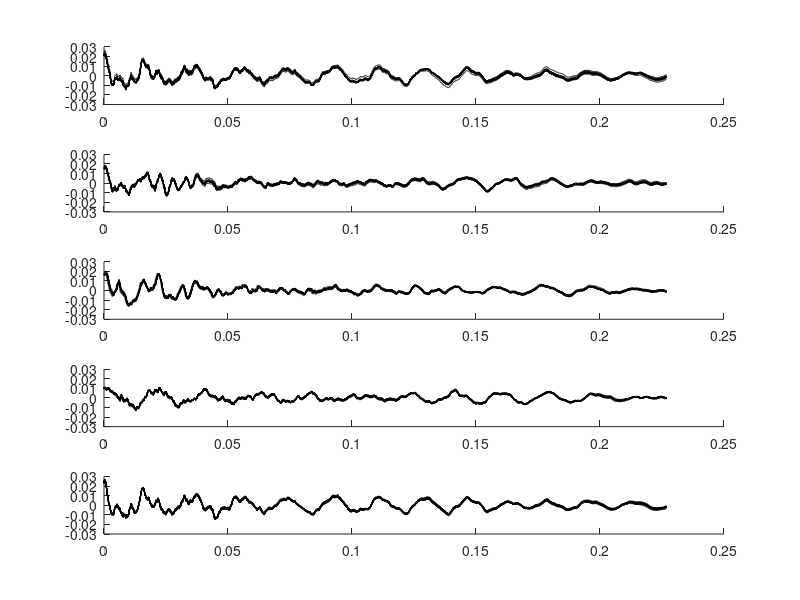
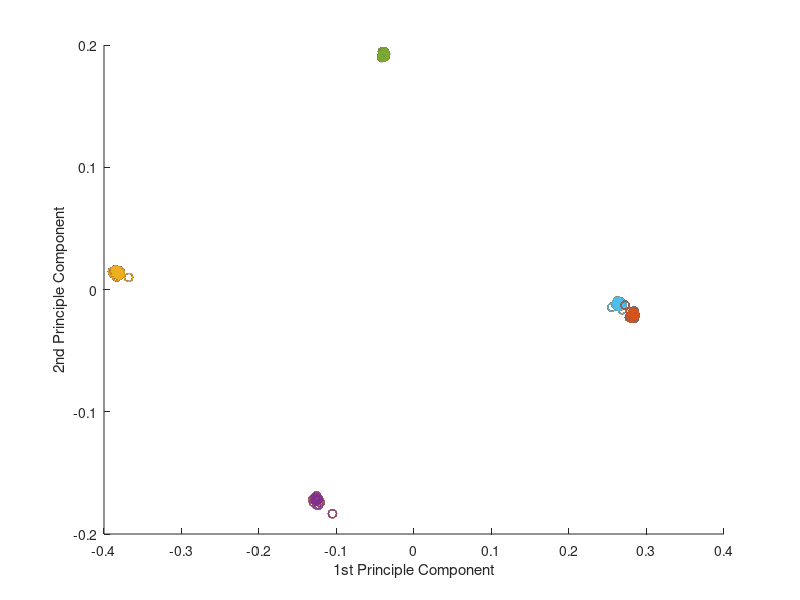

These charts were generated, in order, by the following MATLAB code:
clear all;

%% Processing script for the "ideal measurement" recordings

% Remember to lower the quality of the recorded signal BEFORE cutting to 
% the relevant part, thresholding is one of the things most affected by 
% worse quality!

%% Initialization

% settings
cutlength = 10000; % number of samples to cut out
threshFactor = 20; % factor to multiply the mean absolute noise level with (Tresholding possibility 1)

% load data (sets 4 and 5 contain some "bad to handle" erroneous signals, 1,2,3 and 6 not)
Pos1 = load('DeskPosition1.mat');
Pos1D = load('DeskPosition1Disturbance.mat');
Pos2 = load('DeskPosition2.mat');
Pos3 = load('DeskPosition3.mat');
Pos6 = load('DeskPosition6.mat');

% create sound matrix
for k = 1:20
    uncutSound(k,:) = Pos1.recordings(k).sound;
    uncutSound(20+k,:) = Pos2.recordings(k).sound;
    uncutSound(40+k,:) = Pos3.recordings(k).sound;
    uncutSound(60+k,:) = Pos6.recordings(k).sound;
    uncutSound(80+k,:) = Pos1D.recordings(k).sound;% + 0.006*randn(88200,1);
end

% debugging: plot uncut signals
% figure(5)
% hold all;
% for k = 61:80
%     plot([1:88200]./44100, uncutSound(k,:));
% end
% legend(num2str((1:20)'));
    
%% Preprocessing

for r = 1:100
   disp(num2str(r));
   recording = uncutSound(r, :);
    
    
   % --- Thresholding possibility 1: mean absolute noise level ----
   
    % for(k = 1:length(recording)) % cut silence out
    %    if recording(k) > 1e-10
    %        break
    %    end
    % end
    
   % determine mean base noise level assuming minimum 100msec delay between
   % recording and playback
   
   % MBNL = 1/4410*sum(abs(recording(k:k+4410)));
   %    thresh = threshFactor*MBNL; % cut threshold
   
   % --- Thresholding possibility 2: max peak ---
   
   % Threshold the signal right before the highest peak (works better than
   %                                                        method 1)
   mx = max(recording);
   thresh = 0.9*mx; % cut threshold
   
   % Cut signal
   
   for k = 1:length(recording)
       if recording(k) > thresh
           if(k+cutlength > length(recording))
              disp('Could not threshold signal');
              break;
           end
           recording = recording(k:k+cutlength-1);
           cutsounds(r,:) = recording;
           break
       end
   end
 
end

%% PLOTS

% Uncomment for reflection changing disturbance simulation
%cutsounds(82,2000:3000) = cutsounds(82,2000:3000) + 1*cutsounds(82,3000:4000);
%cutsounds(82,150:650) = cutsounds(82,150:650) + 1*cutsounds(82,1000:1500);



% PCA
color = {'rx', 'g+', 'bd', 'k*', 'm.'};
[COEFF, SCORE, LATENT] = pca(cutsounds);
   
figure(20);
hold all;
for k = 1:5
   for r = 1:20
      scatter(SCORE((k-1)*20+1:k*20,1), SCORE((k-1)*20+1:k*20,2), color{k});
   end
end
xlabel('1st Principle Component');
ylabel('2nd Principle Component');
%legend('Position 1', 'Position 2', 'Position 3', 'Position 4');

% TIME SERIES

figure(10)
xlabel('Time (Seconds)');
ylabel('Amplitude');
hold all;
color = {'k', 'k', 'k', 'k', 'k'};
for k = 1:5
   for r = 1:20
      subplot(5,1,k); % TODO: Common x-Axis
      hold all
      plot([1:cutlength]./44100, cutsounds((k-1)*20+r,:), color{k});
      ylim([-0.03 0.03]);
   end
end
